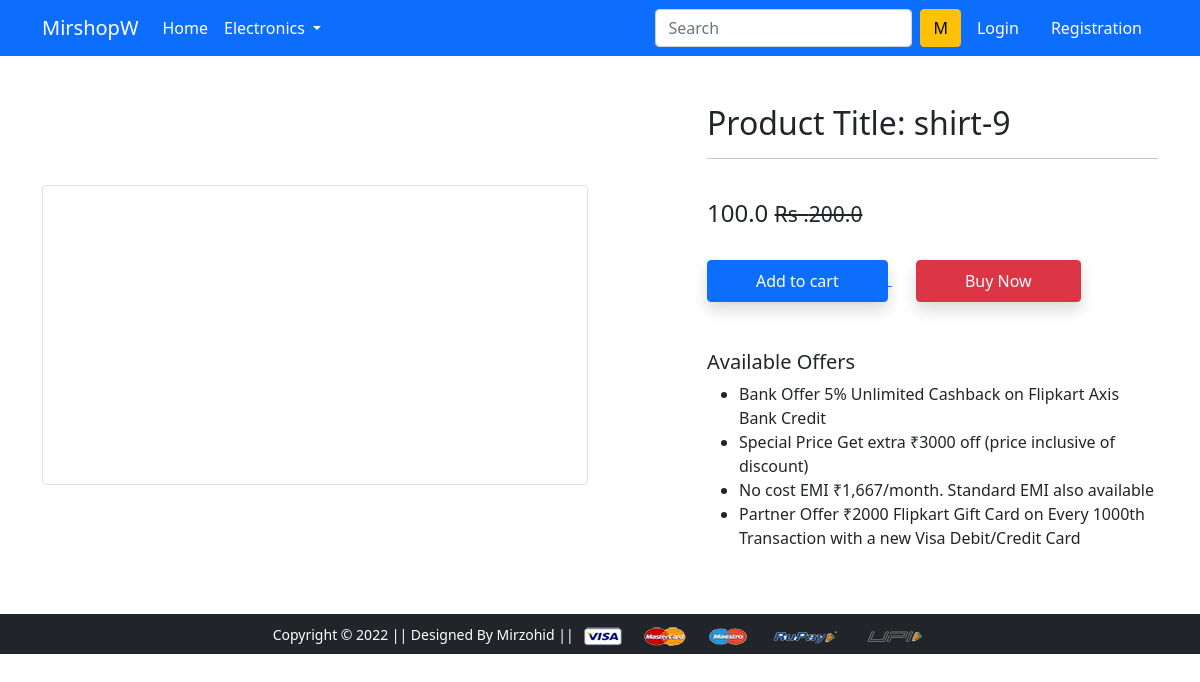
Screenshot of /product-detail/2 with the database file from the repository.
### app/models.py (models this page shows, shortened)
class Product(models.Model):
    title = models.CharField(max_length=100)
    selling_price = models.FloatField()
    discounted_price = models.FloatField()
    description = models.TextField()
    brand = models.CharField(max_length=100)
    category = models.CharField( choices=CATEGORY_CHOICES,max_length=2)
    product_image = models.ImageField(upload_to='productimg')

### app/views.py (the view)
# urls.py: path('product-detail/<int:pk>', views.ProductDetailView.as_view(),name='product-detail'),
class ProductDetailView(View):
    def get(self,request,pk):
        totalitem = 0
        product = Product.objects.get(pk=pk)
        item_already_in_cart = False
        if request.user.is_authenticated:
           totalitem = len(Cart.objects.filter(user=request.user))
           item_already_in_cart = Cart.objects.filter(Q(product=product.id) & Q(user=request.user)).exists()
        return render(request, 'app/productdetail.html',{'product':product,'item_already_in_cart':item_already_in_cart,'totalitem':totalitem})

### app/templates/app/productdetail.html (shortened to what this page needs)
{% extends 'app/base.html' %}
{% load static %}
{% block main-content %}
<div class="container my-5">
    <div class="row">
        <div class="col-sm-6 text-center align-self-center">
            <img src="{{product.product_image.url}}" alt="" class="img-fluid img-thumbnail">
        </div>
        <div class="col-sm-5 offset-sm-1">
            <h2>Product Title: {{product.title}}</h2>
            <hr>
            <p>{{product.Description}} </p> <br>
            <h4>{{product.discounted_price}} <small class="fw-light text-decoration-line-through"> Rs
                    .{{product.selling_price}}</small></h4> <br>
            {% if not request.user.is_authenticated %}
            <form action="/add-to-cart" class="d-inline"><input type="hidden" name="prod_id" value="{{product.id}}"
                <a href="{% url 'add_cart' product.pk %}?action={{product.pk}}">
                    <button type="submit" class="btn btn-primary shadow px-5 py-2">Add to cart</button>
                </a>
            </form>
            {% endif %}
            <a href="{% url 'checkout' %}" class="btn btn-danger shadow px-5 py-2 ms-4">Buy Now</a>
            <h5 class="mt-5">Available Offers</h5>
            <ul>
                <li>Bank Offer 5% Unlimited Cashback on Flipkart Axis Bank Credit</li>
                <li>Special Price Get extra ₹3000 off (price inclusive of discount)</li>
                <li>No cost EMI ₹1,667/month. Standard EMI also available</li>
                <li>Partner Offer ₹2000 Flipkart Gift Card on Every 1000th Transaction with a new Visa Debit/Credit Card
                </li>
            </ul>
        </div>
    </div>
</div>
{% endblock main-content %}

### rows the page displays
Product: product_image (picture), title "shirt-9", discounted_price "100.0", selling_price "200.0"
